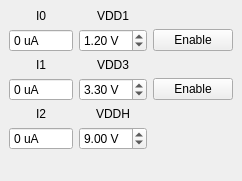
<?xml version="1.0" encoding="UTF-8"?>
<ui version="4.0">
 <class>PowerControl</class>
 <widget class="QDockWidget" name="PowerControl">
  <property name="geometry">
   <rect>
    <x>0</x>
    <y>0</y>
    <width>242</width>
    <height>181</height>
   </rect>
  </property>
  <property name="windowTitle">
   <string>Power Control</string>
  </property>
  <widget class="QWidget" name="dockWidgetContents">
   <layout class="QGridLayout" name="gridLayout">
    <item row="4" column="1">
     <widget class="QLabel" name="label_5">
      <property name="text">
       <string>VDDH</string>
      </property>
      <property name="alignment">
       <set>Qt::AlignCenter</set>
      </property>
     </widget>
    </item>
    <item row="4" column="0">
     <widget class="QLabel" name="label_6">
      <property name="text">
       <string>I2</string>
      </property>
      <property name="alignment">
       <set>Qt::AlignCenter</set>
      </property>
     </widget>
    </item>
    <item row="3" column="1">
     <widget class="QDoubleSpinBox" name="vdd3doubleSpinBox">
      <property name="buttonSymbols">
       <enum>QAbstractSpinBox::UpDownArrows</enum>
      </property>
      <property name="suffix">
       <string> V</string>
      </property>
      <property name="minimum">
       <double>3.000000000000000</double>
      </property>
      <property name="maximum">
       <double>3.600000000000000</double>
      </property>
      <property name="singleStep">
       <double>0.050000000000000</double>
      </property>
      <property name="value">
       <double>3.300000000000000</double>
      </property>
     </widget>
    </item>
    <item row="6" column="0">
     <spacer name="verticalSpacer">
      <property name="orientation">
       <enum>Qt::Vertical</enum>
      </property>
      <property name="sizeHint" stdset="0">
       <size>
        <width>20</width>
        <height>40</height>
       </size>
      </property>
     </spacer>
    </item>
    <item row="0" column="1">
     <widget class="QLabel" name="label">
      <property name="text">
       <string>VDD1</string>
      </property>
      <property name="alignment">
       <set>Qt::AlignCenter</set>
      </property>
     </widget>
    </item>
    <item row="2" column="1">
     <widget class="QLabel" name="label_2">
      <property name="text">
       <string>VDD3</string>
      </property>
      <property name="alignment">
       <set>Qt::AlignCenter</set>
      </property>
     </widget>
    </item>
    <item row="2" column="0">
     <widget class="QLabel" name="label_3">
      <property name="text">
       <string>I1</string>
      </property>
      <property name="alignment">
       <set>Qt::AlignCenter</set>
      </property>
     </widget>
    </item>
    <item row="3" column="0">
     <widget class="QDoubleSpinBox" name="i1doubleSpinBox">
      <property name="readOnly">
       <bool>true</bool>
      </property>
      <property name="buttonSymbols">
       <enum>QAbstractSpinBox::NoButtons</enum>
      </property>
      <property name="suffix">
       <string> uA</string>
      </property>
      <property name="decimals">
       <number>0</number>
      </property>
     </widget>
    </item>
    <item row="1" column="0">
     <widget class="QDoubleSpinBox" name="i0doubleSpinBox">
      <property name="readOnly">
       <bool>true</bool>
      </property>
      <property name="buttonSymbols">
       <enum>QAbstractSpinBox::NoButtons</enum>
      </property>
      <property name="suffix">
       <string> uA</string>
      </property>
      <property name="decimals">
       <number>0</number>
      </property>
     </widget>
    </item>
    <item row="0" column="0">
     <widget class="QLabel" name="label_4">
      <property name="text">
       <string>I0</string>
      </property>
      <property name="alignment">
       <set>Qt::AlignCenter</set>
      </property>
     </widget>
    </item>
    <item row="5" column="1">
     <widget class="QDoubleSpinBox" name="vddhdoubleSpinBox">
      <property name="buttonSymbols">
       <enum>QAbstractSpinBox::UpDownArrows</enum>
      </property>
      <property name="suffix">
       <string> V</string>
      </property>
      <property name="minimum">
       <double>6.700000000000000</double>
      </property>
      <property name="maximum">
       <double>11.900000000000000</double>
      </property>
      <property name="singleStep">
       <double>0.100000000000000</double>
      </property>
      <property name="value">
       <double>9.000000000000000</double>
      </property>
     </widget>
    </item>
    <item row="5" column="0">
     <widget class="QDoubleSpinBox" name="i2doubleSpinBox">
      <property name="readOnly">
       <bool>true</bool>
      </property>
      <property name="buttonSymbols">
       <enum>QAbstractSpinBox::NoButtons</enum>
      </property>
      <property name="suffix">
       <string> uA</string>
      </property>
      <property name="decimals">
       <number>0</number>
      </property>
     </widget>
    </item>
    <item row="1" column="2">
     <widget class="QPushButton" name="vdd1enButton">
      <property name="text">
       <string>Enable</string>
      </property>
      <property name="checkable">
       <bool>true</bool>
      </property>
     </widget>
    </item>
    <item row="3" column="2">
     <widget class="QPushButton" name="vdd3enButton">
      <property name="text">
       <string>Enable</string>
      </property>
      <property name="checkable">
       <bool>true</bool>
      </property>
     </widget>
    </item>
    <item row="1" column="1">
     <widget class="QDoubleSpinBox" name="vdd1doubleSpinBox">
      <property name="suffix">
       <string> V</string>
      </property>
      <property name="minimum">
       <double>0.950000000000000</double>
      </property>
      <property name="maximum">
       <double>1.600000000000000</double>
      </property>
      <property name="singleStep">
       <double>0.050000000000000</double>
      </property>
      <property name="value">
       <double>1.200000000000000</double>
      </property>
     </widget>
    </item>
   </layout>
  </widget>
 </widget>
 <resources/>
 <connections/>
</ui>
